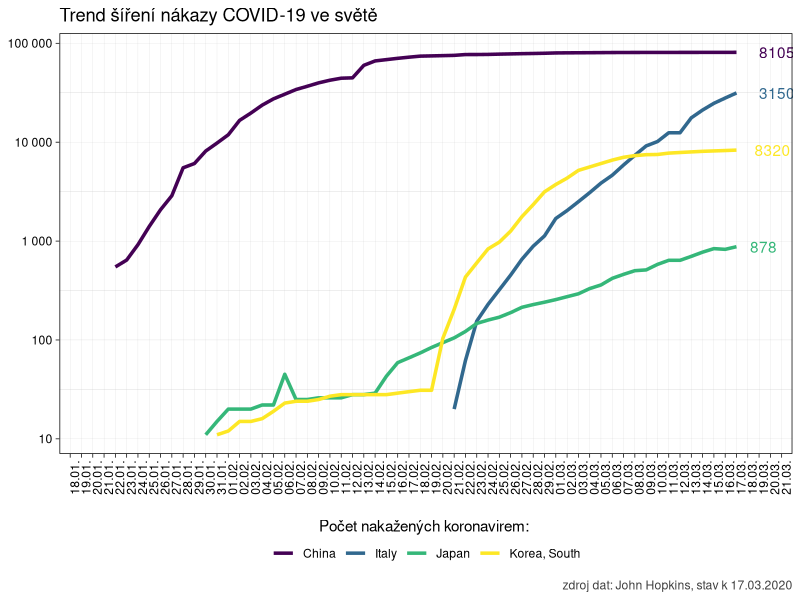
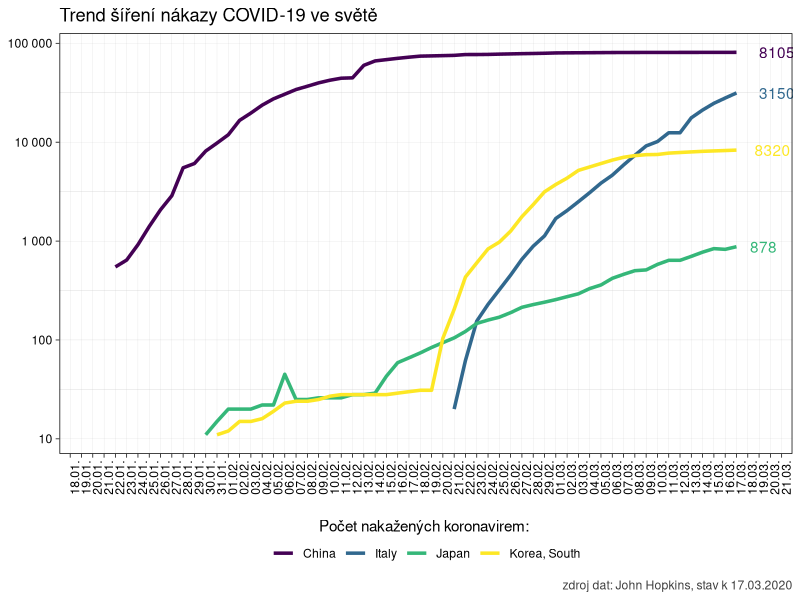

Source code (R) for these figures, in order:
# pro srovnání...

library(tidyverse)

clean_data <- read_csv2("./data/raw_data.csv") %>% 
  filter(zeme %in% c("China", "Italy", "Japan", "Korea, South") & pocet > 0) %>% 
  group_by(zeme, datum) %>% 
  summarise(pocet = sum(pocet)) %>% 
  filter(pocet > 10) # před deseti nemocnými je to hodně volatilní...

ggplot(data = clean_data, aes(x = datum, y = pocet, color = zeme)) +
  geom_line(lwd = 1.2) +
  geom_text(data = slice(clean_data, which.max(datum)), 
            aes(x = datum, y = pocet, label = pocet),
            hjust = -.5, show.legend = F) +
  labs(title = "Trend šíření nákazy COVID-19 ve světě",
       color = "Počet nakažených koronavirem: ",
       caption = paste("zdroj dat: John Hopkins, stav k", max(clean_data$datum) %>% 
                         format(format = "%d.%m.%Y"))) +
  scale_x_date(date_breaks = "1 day",
               minor_breaks = NULL,
               labels = scales::date_format(format = "%d.%m."),
               limits = c(as.Date("2020-01-20"), max(clean_data$datum)+2)) +
  scale_y_log10(labels = scales::number_format()) +
  scale_color_viridis_d(guide = guide_legend(title.position = "top",
                                             title.hjust = 0.5)) +
  theme_linedraw() +
  theme(axis.text.x = element_text(angle = 90),
        axis.title=element_blank(),
        panel.grid.major = element_line(color = "gray75"),
        plot.caption = element_text(color = "gray25"),
        legend.position="bottom")

ggsave("cizina.png", dpi = 300, units = "cm", width = 25, height = 16)
